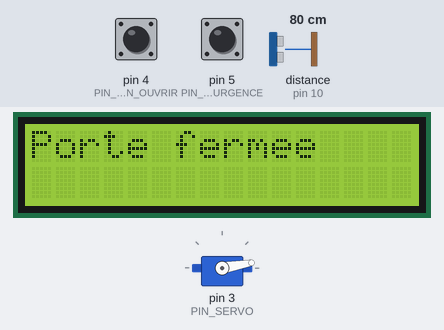
Recording of a sketch running on a simulated Arduino Uno, built with avr-gcc and run on an emulated ATmega328P. On the bench: 16×2 character LCD, servo. Inputs (shaded band) come from the test bench; at power-on: distance to the obstacle (sensor on pin 10) 80 cm, pin 5 (PIN_BTN_URGENCE) HIGH, pin 4 (PIN_BTN_OUVRIR) HIGH. The echo pulse lasts 58.3 µs per cm.

Above: at 1.2 s.
1.3 s: distance to the obstacle (sensor on pin 10) set to 4 cm
2.8 s: distance to the obstacle (sensor on pin 10) set to 2 cm
At 2.97 s:
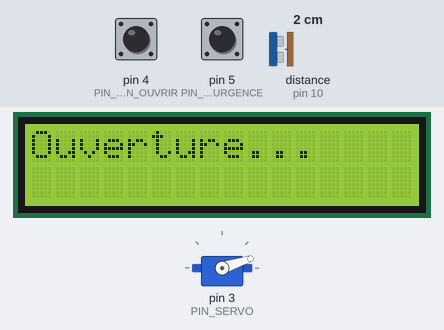
5.2 s: pin 5 (PIN_BTN_URGENCE) pulled LOW for 0.15 s
At 5.9 s:
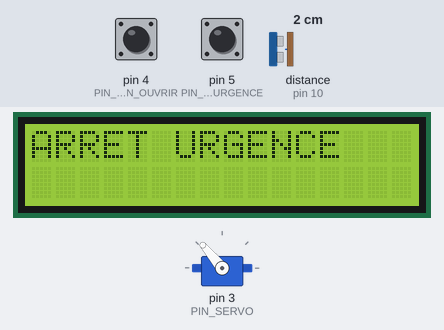
6.8 s: pin 5 (PIN_BTN_URGENCE) pulled LOW for 1 s
At 8.8 s:
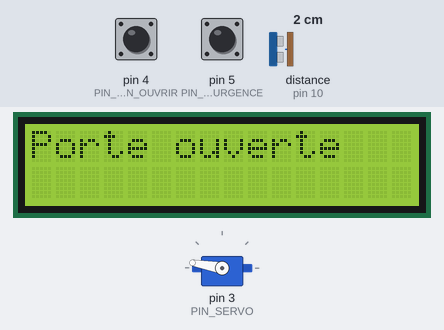
9.3 s: pin 5 (PIN_BTN_URGENCE) pulled LOW for 0.15 s
At 10.3 s:
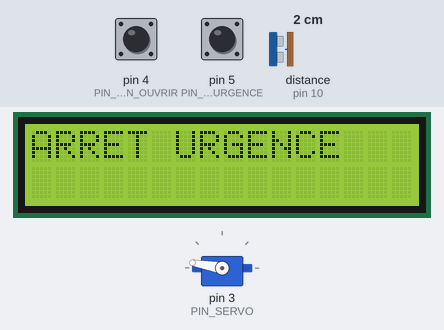
Timing chart, 0 to 11.9 s (numbered marks = the images above; inputs shaded):
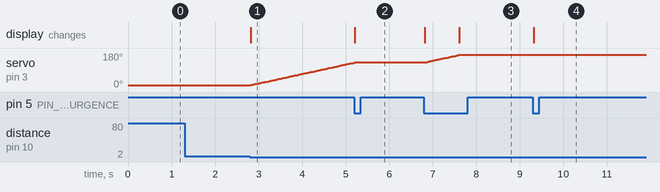

Measured:
- the behaviour switches between 3 and 2 cm on distance to the obstacle (sensor on pin 10) (found by bisection; images 0 and 1)
- after the input at 1.3 s, every drawn part: stays the same
- after the input at 2.8 s, servo on pin 3 (PIN_SERVO): moves from 10° to 129° over 2.4 s, starting at once; the display: changes at once (image 1)
- after the input at 5.2 s, servo on pin 3 (PIN_SERVO): goes on until 5.2 s, then stays 130°; the display: changes at once (image 2)
- after the input at 6.8 s, servo on pin 3 (PIN_SERVO): moves from 130° to 170° over 0.76 s, starting at once; the display: first changes at once (image 3 shows a later state)
- after the input at 9.3 s, the display: changes at once (image 4)

The sketch:

Labo04.ino
```cpp
// ============================================================
// LABO 04
// Étudiant :  Lionel G. - DA 6357132
// Cours : 420-0SG-SW - Développement de systèmes embarqués
// ============================================================
#include <Wire.h>
#include <LCD_I2C.h>
#include <Servo.h>
#include <HCSR04.h>

const int TRIGGER_PIN = 9;
const int ECHO_PIN = 10;

Servo servo;
HCSR04 capteurDistance(TRIGGER_PIN, ECHO_PIN);
LCD_I2C lcd(0x27, 16, 2);

const int PIN_SERVO = 3;
const int PIN_BTN_OUVRIR = 4;
const int PIN_BTN_URGENCE = 5;
const int ANGLE_FERME = 10;
const int ANGLE_OUVERT = 170;
const int DISTANCE_SEUIL = 3;
const unsigned int DELAI_OUVERT = 10000;
const unsigned int DELAI_SERVO = 20;
const unsigned int DELAI_CAPTEUR = 100;
const unsigned int DEBOUNCE_MS = 200;

enum Etat { FERMEE, OUVERTURE, OUVERTE, FERMETURE, URGENCE };
Etat etatCourant = FERMEE;

unsigned long currentTime = 0;
unsigned long dernierMouvement = 0;
unsigned long debutOuvert = 0;
int angleActuel = ANGLE_FERME;
bool dernierEtatBtnOuvrir  = HIGH;
bool dernierEtatBtnUrgence = HIGH;
unsigned long debounceBtnOuvrir  = 0;
unsigned long debounceBtnUrgence = 0;

// ============================================================
// Lecture des boutons avec debounce
// ============================================================
void lireBoutons() {

  // Bouton ouverture
  bool lectureBtnOuvrir = digitalRead(PIN_BTN_OUVRIR);

  if (lectureBtnOuvrir == LOW && dernierEtatBtnOuvrir == HIGH) {
    if (currentTime - debounceBtnOuvrir > DEBOUNCE_MS) {
      debounceBtnOuvrir = currentTime;

      if (etatCourant == FERMEE) {
        servo.attach(PIN_SERVO);
        etatCourant = OUVERTURE;
      } else if (etatCourant == FERMETURE) {
        etatCourant = OUVERTURE;
      }
    }
  }
  dernierEtatBtnOuvrir = lectureBtnOuvrir;

  // Bouton urgence
  bool lectureBtnUrgence = digitalRead(PIN_BTN_URGENCE);

  if (lectureBtnUrgence == LOW && dernierEtatBtnUrgence == HIGH) {
    if (currentTime - debounceBtnUrgence > DEBOUNCE_MS) {
      debounceBtnUrgence = currentTime;

      if (etatCourant != URGENCE) {
        servo.detach();
        etatCourant = URGENCE;
      } else {
        servo.attach(PIN_SERVO);
        etatCourant = FERMETURE;
      }
    }
  }
  dernierEtatBtnUrgence = lectureBtnUrgence;
}

// ============================================================
// État : Porte fermée
// ============================================================
void etatFermee() {
  static unsigned long derniereLecture = 0;

  if (currentTime - derniereLecture < DELAI_CAPTEUR) return;
  derniereLecture = currentTime;

  float distance = capteurDistance.dist();

  if (distance > 0 && distance < DISTANCE_SEUIL) {
    servo.attach(PIN_SERVO);
    etatCourant = OUVERTURE;
  }
}

// ============================================================
// État : Ouverture en cours
// ============================================================
void etatOuverture() {
  if (currentTime - dernierMouvement < DELAI_SERVO) return;
  dernierMouvement = currentTime;

  angleActuel = angleActuel + 1;
  servo.write(angleActuel);

  if (angleActuel >= ANGLE_OUVERT) {
    debutOuvert = currentTime;
    etatCourant = OUVERTE;
  }
}

// ============================================================
// État : Porte ouverte
// ============================================================
void etatOuverte() {
  if (currentTime - debutOuvert >= DELAI_OUVERT) {
    etatCourant = FERMETURE;
  }
}

// ============================================================
// État : Fermeture en cours
// ============================================================
void etatFermeture() {
  static unsigned long derniereLecture = 0;
  if (currentTime - derniereLecture >= DELAI_CAPTEUR){
    derniereLecture = currentTime;

    float distance = capteurDistance.dist();

    if (distance > 0 && distance < DISTANCE_SEUIL) {
      servo.attach(PIN_SERVO);
      etatCourant = OUVERTURE;
      return;
    }
  }

  if (currentTime - dernierMouvement < DELAI_SERVO) return;
  dernierMouvement = currentTime;

  angleActuel = angleActuel - 1;
  servo.write(angleActuel);

  if (angleActuel <= ANGLE_FERME) {
    servo.detach();
    etatCourant = FERMEE;
  }
}

// ============================================================
// Affichage LCD
// ============================================================
void afficherLCD() {
  static Etat dernierEtat = URGENCE;
  if (etatCourant == dernierEtat) return;
  dernierEtat = etatCourant;

  lcd.clear();
  lcd.setCursor(0, 0);

  switch (etatCourant) {
    case FERMEE:
      lcd.print("Porte fermee");
      break;
    case OUVERTURE:
      lcd.print("Ouverture...");
      break;
    case OUVERTE:
      lcd.print("Porte ouverte");
      break;
    case FERMETURE:
      lcd.print("Fermeture...");
      break;
    case URGENCE:
      lcd.print("ARRET URGENCE");
      break;
  }
}

// ============================================================
//  Setup
// ============================================================
void setup() {
  Serial.begin(115200);

  lcd.begin();
  lcd.backlight();

  pinMode(PIN_BTN_OUVRIR, INPUT_PULLUP);
  pinMode(PIN_BTN_URGENCE, INPUT_PULLUP);

  servo.attach(PIN_SERVO);
  servo.write(ANGLE_FERME);
  servo.detach();

}

// ============================================================
//  Loop
// ============================================================
void loop() {
  currentTime = millis();

  lireBoutons();

  switch (etatCourant) {
    case FERMEE:
      etatFermee();
      break;
    case OUVERTURE:
      etatOuverture();
      break;
    case OUVERTE:
      etatOuverte();
      break;
    case FERMETURE:
      etatFermeture();
      break;
    case URGENCE:
      // Rien, on attend le bouton
      break;
  }

  afficherLCD();

}
```
